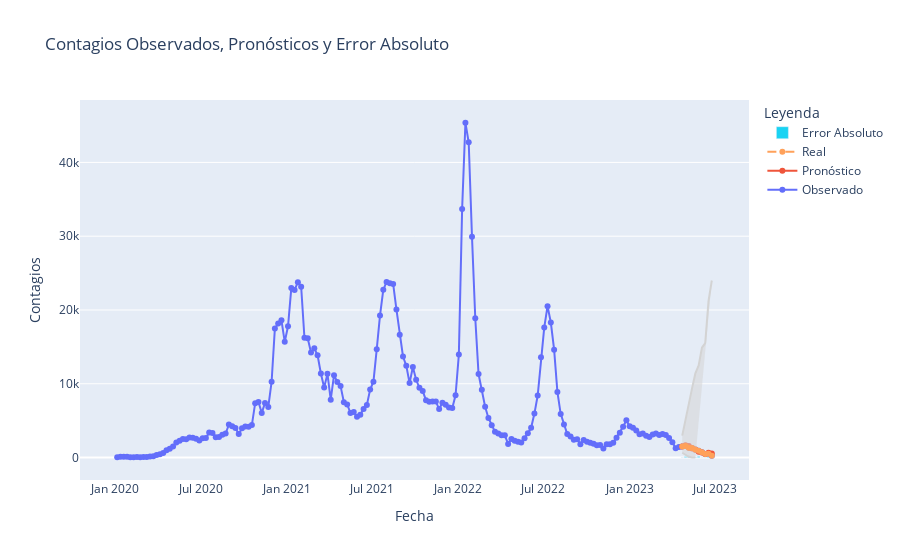

Notebook code for this chart:
### Code cell
import pandas as pd
from statsmodels.tsa.statespace.sarimax import SARIMAX
from scipy.stats import boxcox
from scipy.special import inv_boxcox
from matplotlib import pyplot as plt
import plotly.graph_objects as go

def cargar_datos_cluster(ruta_csv, cluster_id):
    # Leer el archivo CSV
    df = pd.read_csv(ruta_csv)
    
    # Configurar la primera columna ('Cluster') como índice
    df.set_index('Cluster', inplace=True)
    
    # Transponer el dataframe para que las fechas sean el índice
    df = df.transpose()
    
    # Filtrar los datos para el cluster específico
    cluster_data = df[cluster_id]
    
    # Resetear el índice para que las fechas sean una columna y no el índice
    cluster_data = cluster_data.reset_index()
    
    # Cambiar los nombres de las columnas
    cluster_data.columns = ['Fecha', 'Contagios']
    
    # Convertir la columna de fecha a tipo datetime para manejarlo como serie temporal
    cluster_data['Fecha'] = pd.to_datetime(cluster_data['Fecha'], format='%d-%m-%Y')
    
    # Establecer la fecha como índice
    cluster_data.set_index('Fecha', inplace=True)
    
    return cluster_data


# Ruta del archivo CSV
ruta_csv = 'clusterSemanal.csv'
# ID del cluster que el usuario quiere explorar
cluster_id = 3

# Cargar los datos
df_pacientesRespiratorios = cargar_datos_cluster(ruta_csv, cluster_id)

# Asegurarse de que no hay valores no positivos antes de la transformación Box-Cox
df_pacientesRespiratorios['Contagios'] = df_pacientesRespiratorios['Contagios'].clip(lower=1)

# Aplicar transformación Box-Cox
df_pacientesRespiratorios['Contagios_transformed'], lambda_ = boxcox(df_pacientesRespiratorios['Contagios'])

# Dividir los datos transformados en entrenamiento y prueba
train_data_transformed = df_pacientesRespiratorios['Contagios_transformed'].iloc[:-10]
test_data = df_pacientesRespiratorios.iloc[-10:]

p = 1
d = 3
q = 5
P = 1
D = 1
Q = 1
S = 30  # asumiendo una estacionalidad semanal

# Ajuste del modelo SARIMA con los datos de entrenamiento transformados
model = SARIMAX(train_data_transformed,
                order=(p, d, q),
                seasonal_order=(P, D, Q, S),
                enforce_stationarity=False,
                enforce_invertibility=False)

results = model.fit()

# Diagnósticos del modelo y resultados de resumen
print(results.summary())
results.plot_diagnostics(figsize=(18, 8))
plt.show()

# Hacer predicciones para el conjunto de prueba y revertir la transformación Box-Cox
pred_uc = results.get_forecast(steps=10)
predicted_mean_transformed = pred_uc.predicted_mean
predicted_mean = inv_boxcox(predicted_mean_transformed, lambda_)
predicted_mean.index = test_data.index  # Asignar directamente el índice del conjunto de prueba
pred_ci_transformed = pred_uc.conf_int()
pred_ci = pd.DataFrame()
pred_ci['lower'] = inv_boxcox(pred_ci_transformed.iloc[:, 0], lambda_)
pred_ci['upper'] = inv_boxcox(pred_ci_transformed.iloc[:, 1], lambda_)



# Calcular el error absoluto
error_absoluto = abs(test_data['Contagios'] - predicted_mean)

fig = go.Figure()

# Agregar los datos observados como una serie de líneas con puntos
fig.add_trace(go.Scatter(x=df_pacientesRespiratorios.index, y=df_pacientesRespiratorios['Contagios'], mode='lines+markers', name='Observado'))

# Agregar las predicciones como otra serie de líneas con puntos
fig.add_trace(go.Scatter(x=predicted_mean.index, y=predicted_mean, mode='lines+markers', name='Pronóstico'))

# Agregar el intervalo de confianza como un área sombreada
fig.add_trace(go.Scatter(x=pred_ci.index, y=pred_ci.iloc[:, 0], fill=None, mode='lines', line=dict(color='lightgrey'), showlegend=False))
fig.add_trace(go.Scatter(x=pred_ci.index, y=pred_ci.iloc[:, 1], fill='tonexty', mode='lines', line=dict(color='lightgrey'), showlegend=False))

# Agregar los datos reales de prueba como una línea discontinua con puntos
fig.add_trace(go.Scatter(x=test_data.index, y=test_data['Contagios'], mode='lines+markers', name='Real', line=dict(dash='dash')))

# Agregar el error absoluto como una nueva serie de barras
fig.add_trace(go.Bar(x=test_data.index, y=error_absoluto, name='Error Absoluto'))

# Actualizar el diseño de la gráfica para añadir títulos y etiquetas
fig.update_layout(title='Contagios Observados, Pronósticos y Error Absoluto',
                  xaxis_title='Fecha',
                  yaxis_title='Contagios',
                  legend_title='Leyenda')

# Mostrar la figura
fig.show()

### Figure 1 — Plotly figure (JSON) as saved in the notebook; plotly's stock layout.template omitted (floating-point values rounded to 4 significant figures; data arrays with more than 128 entries replaced by an {"elided": "..."} marker saying what was removed)
{"data": [{"mode": "lines+markers", "name": "Observado", "type": "scatter", "x": {"elided": "182 str values"}, "y": {"elided": "182 int values"}}, {"mode": "lines+markers", "name": "Pronóstico", "type": "scatter", "x": ["2023-04-23T00:00:00", "2023-04-30T00:00:00", "2023-05-07T00:00:00", "2023-05-14T00:00:00", "2023-05-21T00:00:00", "2023-05-28T00:00:00", "2023-06-04T00:00:00", "2023-06-11T00:00:00", "2023-06-18T00:00:00", "2023-06-25T00:00:00"], "y": [1501.0, 1684.0, 1569.0, 1221.0, 1057.0, 772.9, 703.7, 473.2, 640.8, 552.4]}, {"line": {"color": "lightgrey"}, "mode": "lines", "showlegend": false, "type": "scatter", "x": ["2023-04-23T00:00:00", "2023-04-30T00:00:00", "2023-05-07T00:00:00", "2023-05-14T00:00:00", "2023-05-21T00:00:00", "2023-05-28T00:00:00", "2023-06-04T00:00:00", "2023-06-11T00:00:00", "2023-06-18T00:00:00", "2023-06-25T00:00:00"], "y": [651.7, 346.5, 97.64, 10.51, 0.4098, null, null, null, null, null]}, {"fill": "tonexty", "line": {"color": "lightgrey"}, "mode": "lines", "showlegend": false, "type": "scatter", "x": ["2023-04-23T00:00:00", "2023-04-30T00:00:00", "2023-05-07T00:00:00", "2023-05-14T00:00:00", "2023-05-21T00:00:00", "2023-05-28T00:00:00", "2023-06-04T00:00:00", "2023-06-11T00:00:00", "2023-06-18T00:00:00", "2023-06-25T00:00:00"], "y": [2971.0, 5118.0, 7649.0, 9411.0, 11400.0, 12490.0, 14900.0, 15520.0, 21210.0, 24000.0]}, {"line": {"dash": "dash"}, "mode": "lines+markers", "name": "Real", "type": "scatter", "x": ["2023-04-23T00:00:00", "2023-04-30T00:00:00", "2023-05-07T00:00:00", "2023-05-14T00:00:00", "2023-05-21T00:00:00", "2023-05-28T00:00:00", "2023-06-04T00:00:00", "2023-06-11T00:00:00", "2023-06-18T00:00:00", "2023-06-25T00:00:00"], "y": [1509, 1558, 1345, 1293, 1111, 928, 710, 492, 503, 252]}, {"name": "Error Absoluto", "type": "bar", "x": ["2023-04-23T00:00:00", "2023-04-30T00:00:00", "2023-05-07T00:00:00", "2023-05-14T00:00:00", "2023-05-21T00:00:00", "2023-05-28T00:00:00", "2023-06-04T00:00:00", "2023-06-11T00:00:00", "2023-06-18T00:00:00", "2023-06-25T00:00:00"], "y": [8.499, 125.8, 223.5, 72.41, 54.01, 155.1, 6.255, 18.81, 137.8, 300.4]}], "layout": {"legend": {"title": {"text": "Leyenda"}}, "title": {"text": "Contagios Observados, Pronósticos y Error Absoluto"}, "xaxis": {"title": {"text": "Fecha"}}, "yaxis": {"title": {"text": "Contagios"}}}}
